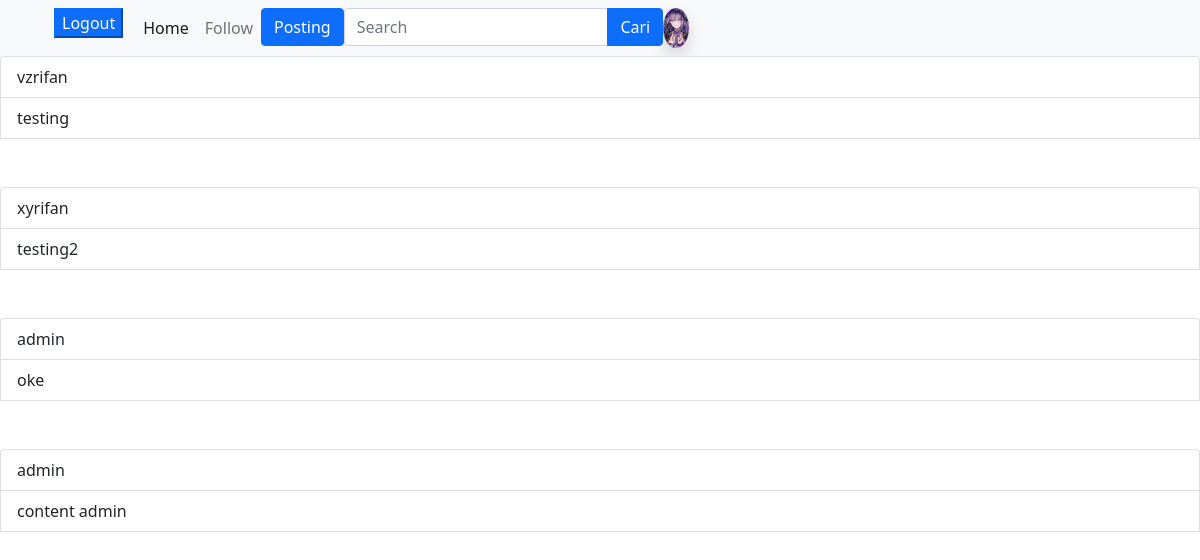
The page /public/beranda (signed in) on the database its author committed.
### tables this page shows
CREATE TABLE `posting` (
  `id_posting` int(11) NOT NULL,
  `id` int(11) DEFAULT NULL,
  `content` varchar(1000) DEFAULT NULL
);

CREATE TABLE `users` (
  `id` int(11) NOT NULL,
  `username` varchar(100) NOT NULL,
  `password` varchar(100) NOT NULL
);

### app/core/Controller.php (called while the page is built, shortened)
<?php
class Controller
{
    public function view($view, $data = [])
    {
        require_once '../app/views/' . $view . '.php';
    }
    public function model($model)
    {
        return new $model;
    }
}

### app/controllers/Beranda.php (called while the page is built, shortened)
<?php
class Beranda extends Controller
{
    public function index()
    {
        $data['judul'] = 'Beranda';
        $data['posting'] = $this->model('Posting_model')->getAllPosting();
        $this->view('beranda/index', $data);
    }
}

### app/core/App.php (called while the page is built, shortened)
<?php
class App
{
    protected $method = 'index';
    protected $params = [];
    public function __construct()
    {
        $this->controller = new $this->controller;
        call_user_func_array([$this->controller, $this->method], $this->params);
    }
}

### public/index.php (called while the page is built, shortened)
<?php
$app = new App;

### app/core/Database.php (called while the page is built, shortened)
<?php
class Database
{
    private $host = DB_HOST;
    private $user = DB_USER;
    private $pass = DB_PASS;
    private $db_name = DB_NAME;
    private $dbh;
    private $stmt;
    public function __construct()
    {
        $dsn = 'mysql:host=' . $this->host . ';dbname=' . $this->db_name;
        $option = [
            PDO::ATTR_PERSISTENT => true,
            PDO::ATTR_ERRMODE => PDO::ERRMODE_EXCEPTION,
        ];
        try {
            $this->dbh = new PDO($dsn, $this->user, $this->pass, $option);
        } catch (PDOException $e) {
            die($e->getMessage());
        }
    }
    public function query($query)
    {
        $this->stmt = $this->dbh->prepare($query);
    }
    public function execute()
    {
        $this->stmt->execute();
    }
    public function resultSet()
    {
        $this->execute();
        return $this->stmt->fetchAll(PDO::FETCH_ASSOC);
    }
}

### app/models/Posting_model.php (called while the page is built, shortened)
<?php
class Posting_model extends Controller
{
    private $table = 'posting';
    private $db;
    public function __construct()
    {
        $this->db = new Database;
    }
    public function getAllPosting()
    {
        $this->db->query('SELECT posting.*, users.username
                          FROM ' . $this->table . '
                          JOIN users ON posting.id = users.id');
        return $this->db->resultSet();
    }
}

### app/views/beranda/index.php (the view)
<?php foreach ($data['posting'] as $posting) : ?>
    <ul class="list-group d-flex">
        <li class="list-group-item">
            <?= $posting['username']; ?>
        </li>
        <li class="list-group-item">
            <?= $posting['content']; ?>
        </li>
        <br><br>
    <?php endforeach; ?>
    </ul>

### rows shown on the page
posting: id.username "vzrifan", content "testing"
posting: id.username "xyrifan", content "testing2"
posting: id.username "admin", content "oke"
posting: id.username "admin", content "content admin"
